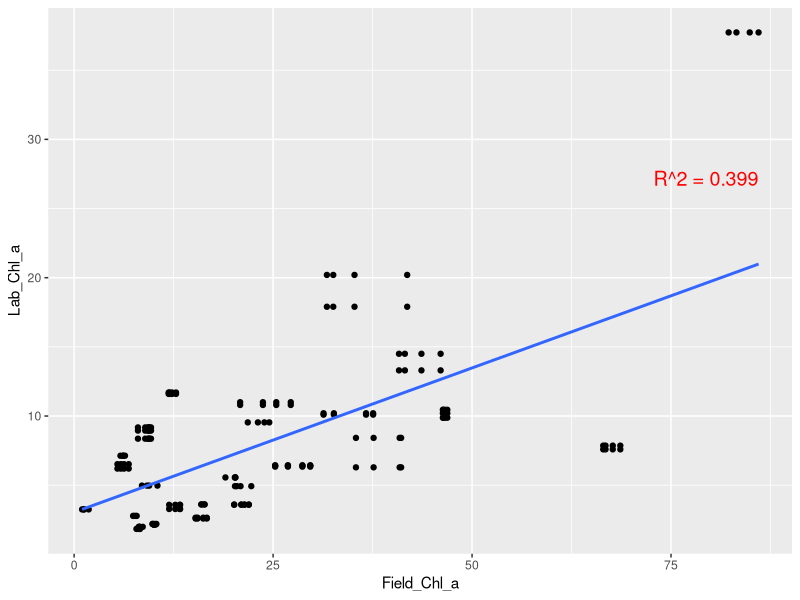
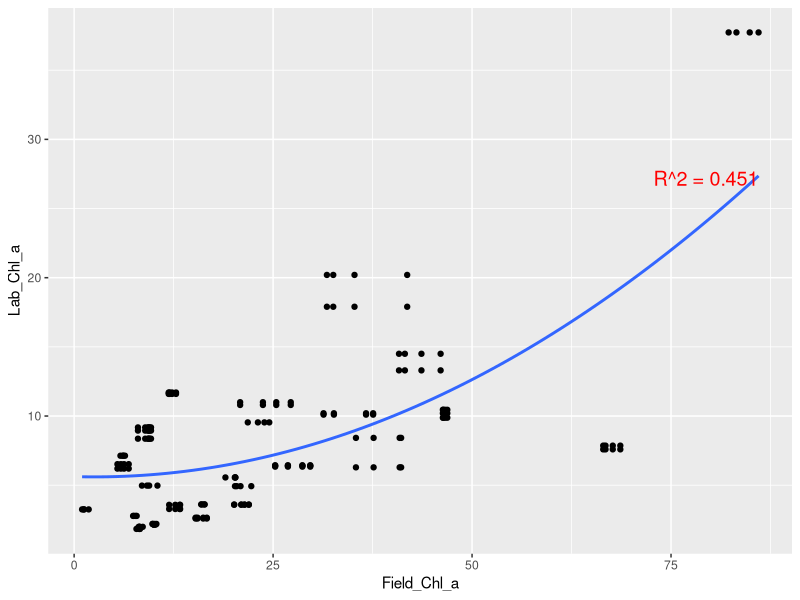
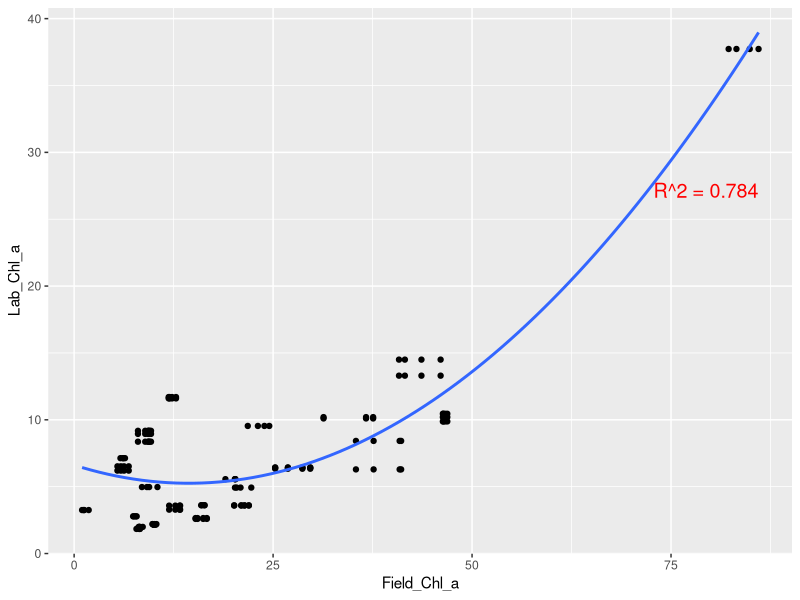
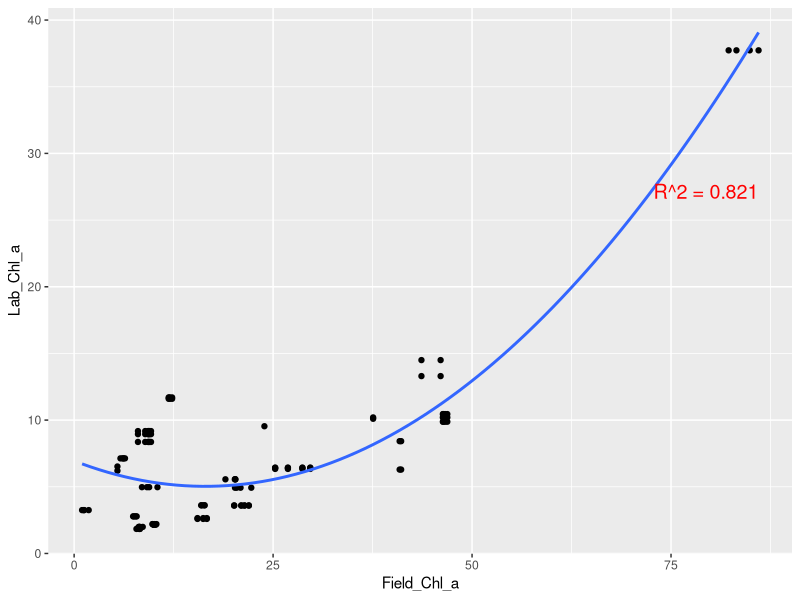
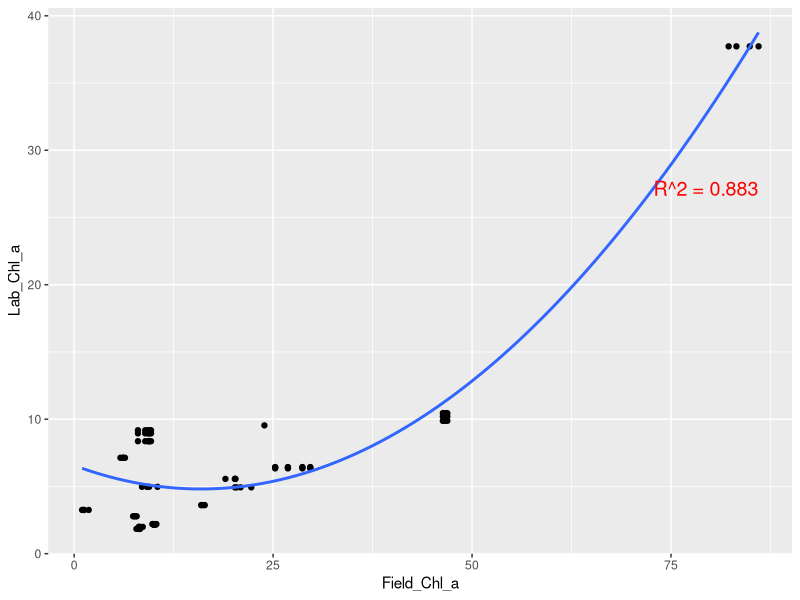
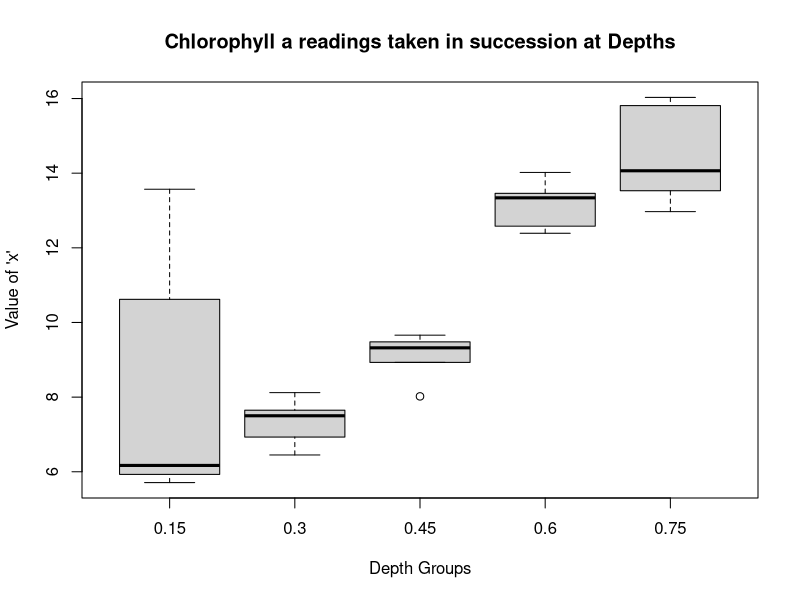
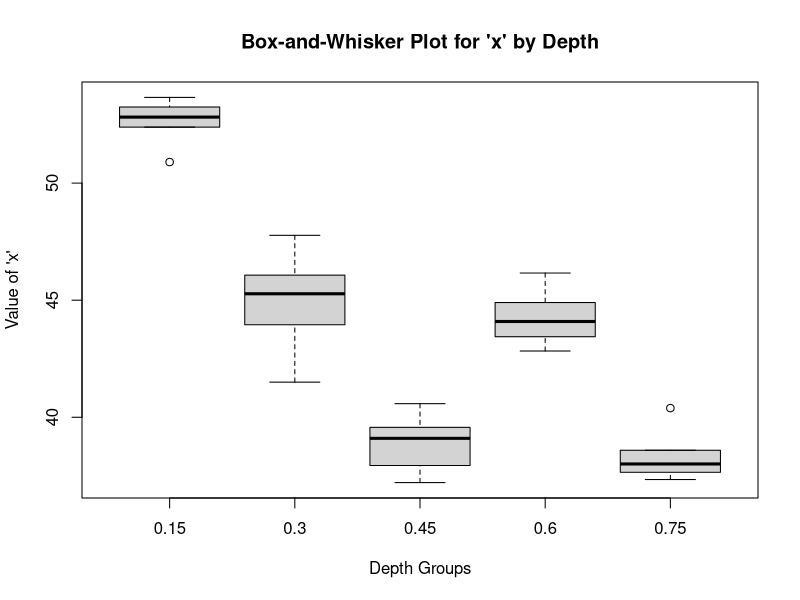
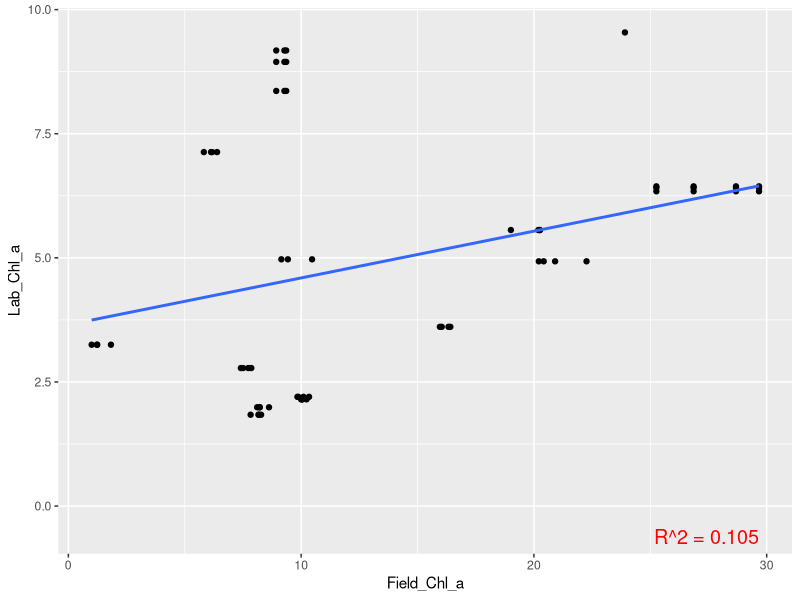

The R script that drew these images, in order:
## ---- chunk 1
#| warning: false
#| echo: false

library(tidyverse)
library(knitr)
library(kableExtra)


Observations<- read_csv("Chla-Observations.csv")

kable(Observations)
## ---- chunk 2
#| warning: false
#| echo: false
library(tidyverse)
library(readr)

Observations<- read_csv("Chla-Observations.csv")

lm_model<-lm(Lab_Chl_a~Field_Chl_a,data=Observations)
r_squared<-summary(lm_model)$r.squared 
r_squared_label <- paste("R^2 =", round(r_squared, 3))

ggplot(
  data=Observations,
  mapping=aes(x=Field_Chl_a, y=Lab_Chl_a)
)+
  geom_point()+
  geom_smooth(method="lm",formula=y~x,se=FALSE)+
  annotate("text", x = max(Observations$Field_Chl_a, na.rm = TRUE), y = max(Observations$Lab_Chl_a, na.rm = TRUE) - 10, label=r_squared_label, hjust = 1, vjust = 1, size = 5, color = "red")
  

## ---- chunk 3
#| warning: false
#| echo: false
library(tidyverse)
library(readr)

Observations<- read_csv("Chla-Observations.csv")

lm_model<-lm(Lab_Chl_a~poly(Field_Chl_a,2,raw=TRUE),data=Observations)
r_squared<-summary(lm_model)$r.squared 
r_squared_label <- paste("R^2 =", round(r_squared, 3))

ggplot(
  data=Observations,
  mapping=aes(x=Field_Chl_a, y=Lab_Chl_a)
)+
  geom_point()+
  geom_smooth(method="lm",formula=y~poly(x,2,raw=TRUE),se=FALSE)+
  annotate("text", x = max(Observations$Field_Chl_a, na.rm = TRUE), y = max(Observations$Lab_Chl_a, na.rm = TRUE) - 10, label=r_squared_label, hjust = 1, vjust = 1, size = 5, color = "red")


Observations<- read_csv("Chla-Observations.csv")

Observations <- Observations %>% mutate(depth_category = ifelse(Depth >= 0.15, "Deep", "Shallow"))
Obs_filtered1 <- Observations %>% filter(depth_category == "Deep")

lm_model<-lm(Lab_Chl_a~poly(Field_Chl_a,2,raw=TRUE),data=Obs_filtered1)
r_squared<-summary(lm_model)$r.squared 
r_squared_label <- paste("R^2 =", round(r_squared, 3))

ggplot(
  data=Obs_filtered1,
  mapping=aes(x=Field_Chl_a, y=Lab_Chl_a)
)+
  geom_point()+
  geom_smooth(method="lm",formula=y~poly(x,2,raw=TRUE),se=FALSE)+
  annotate("text", x = max(Obs_filtered1$Field_Chl_a, na.rm = TRUE), y = max(Obs_filtered1$Lab_Chl_a, na.rm = TRUE) - 10, label=r_squared_label, hjust = 1, vjust = 1, size = 5, color = "red")


Observations<- read_csv("Chla-Observations.csv")

Observations <- Observations %>% mutate(depth_category = ifelse(Depth >= 0.3, "Deep", "Shallow"))
Obs_filtered2 <- Observations %>% filter(depth_category == "Deep")

lm_model<-lm(Lab_Chl_a~poly(Field_Chl_a,2,raw=TRUE),data=Obs_filtered2)
r_squared<-summary(lm_model)$r.squared 
r_squared_label <- paste("R^2 =", round(r_squared, 3))

ggplot(
  data=Obs_filtered2,
  mapping=aes(x=Field_Chl_a, y=Lab_Chl_a)
)+
  geom_point()+
  geom_smooth(method="lm",formula=y~poly(x,2,raw=TRUE),se=FALSE)+
  annotate("text", x = max(Obs_filtered2$Field_Chl_a, na.rm = TRUE), y = max(Obs_filtered2$Lab_Chl_a, na.rm = TRUE) - 10, label=r_squared_label, hjust = 1, vjust = 1, size = 5, color = "red")




Observations<- read_csv("Chla-Observations.csv")

Observations <- Observations %>% mutate(depth_category = ifelse(Depth >= 0.4, "Deep", "Shallow"))
Obs_filtered <- Observations %>% filter(depth_category == "Deep")

lm_model<-lm(Lab_Chl_a~poly(Field_Chl_a,2,raw=TRUE),data=Obs_filtered)
r_squared<-summary(lm_model)$r.squared 
r_squared_label <- paste("R^2 =", round(r_squared, 3))

ggplot(
  data=Obs_filtered,
  mapping=aes(x=Field_Chl_a, y=Lab_Chl_a)
)+
  geom_point()+
  geom_smooth(method="lm",formula=y~poly(x,2,raw=TRUE),se=FALSE)+
  annotate("text", x = max(Obs_filtered$Field_Chl_a, na.rm = TRUE), y = max(Obs_filtered$Lab_Chl_a, na.rm = TRUE) - 10, label=r_squared_label, hjust = 1, vjust = 1, size = 5, color = "red")

## ---- chunk 4
#| warning: false
#| echo: false
library(tidyverse)
library(readr)

DepthSR64<-read_csv("DepthSR64.csv")

boxplot(field_chl_a ~ DEPTH, data=DepthSR64, 
        main = "Chlorophyll a readings taken in succession at Depths",
        xlab = "Depth Groups", ylab = "Value of 'x'")

DepthFHR<-read_csv("DepthFHR.csv")

boxplot(field_chl_a ~ DEPTH, data=DepthFHR, 
        main = "Box-and-Whisker Plot for 'x' by Depth",
        xlab = "Depth Groups", ylab = "Value of 'x'")
## ---- chunk 5
#| warning: false
#| echo: false

library(ggplot2)
history<-read.csv("history.csv")

sd_value<-sd(history$Result)
results_df <- data.frame(
  Standard_Deviation = sd_value,
  Lower_End_CI = mean(history$Result) - 2 * sd_value,
  Higher_End_CI = mean(history$Result) + 2 * sd_value
)

print(results_df)
## ---- chunk 6
#| warning: false
#| echo: false

library(tidyverse)
library(ggplot2)

Observations<- read_csv("Chla-Observations.csv")
Observations <- Observations %>% mutate(algal_category = ifelse(Field_Chl_a >= 37.5, "algal", "non"))
Observations <- Observations %>% mutate(depth_category = ifelse(Depth >= 0.45, "Deep", "Shallow"))
Obs_filtered1 <- Observations %>% filter(depth_category == "Deep",algal_category == "non")

lm_model<-lm(Lab_Chl_a~Field_Chl_a,data=Obs_filtered1)
r_squared<-summary(lm_model)$r.squared 
r_squared_label <- paste("R^2 =", round(r_squared, 3))

ggplot(
  data=Obs_filtered1,
  mapping=aes(x=Field_Chl_a, y=Lab_Chl_a)
)+
  geom_point()+
  geom_smooth(method="lm",formula=y~x,se=FALSE)+
  annotate("text", x = max(Obs_filtered1$Field_Chl_a, na.rm = TRUE), y = max(Obs_filtered1$Lab_Chl_a, na.rm = TRUE) - 10, label=r_squared_label, hjust = 1, vjust = 1, size = 5, color = "red")
